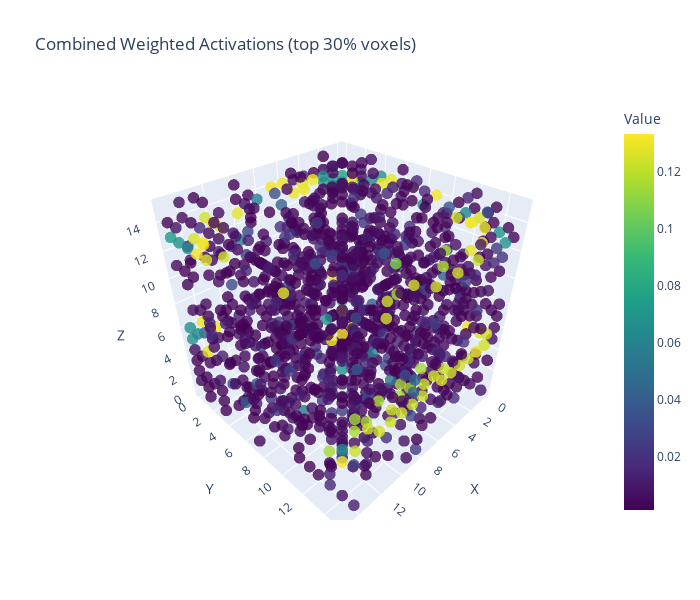

Notebook code for this chart:
### Code cell
# Interactive 3D scatter plot of high-activation voxels
def plot_3d_scatter(data, title, threshold_percentile=80, colorscale='Viridis'):
    """Plot voxels above threshold as 3D scatter points."""
    threshold = np.percentile(data, threshold_percentile)
    
    # Get coordinates of high-value voxels
    coords = np.where(data > threshold)
    values = data[coords]
    
    fig = go.Figure(data=go.Scatter3d(
        x=coords[0],
        y=coords[1],
        z=coords[2],
        mode='markers',
        marker=dict(
            size=4,
            color=values,
            colorscale=colorscale,
            opacity=0.8,
            colorbar=dict(title='Value')
        )
    ))
    
    fig.update_layout(
        title=f'{title} (top {100-threshold_percentile}% voxels)',
        scene=dict(
            xaxis_title='X',
            yaxis_title='Y', 
            zaxis_title='Z',
            aspectmode='cube'
        ),
        width=700,
        height=600
    )
    return fig

# Show combined activations from all layers
combined_activation = np.zeros(LATTICE_SHAPE)
layer_weights = multi_layer_model.get_layer_weights().detach().cpu().numpy()

for i, state in enumerate(layer_states):
    activation = state[0].cpu().numpy().reshape(LATTICE_SHAPE)
    combined_activation += layer_weights[i] * activation

fig = plot_3d_scatter(combined_activation, 'Combined Weighted Activations', threshold_percentile=70)
fig.show()

print(f"Layer weights: {layer_weights.round(3)}")

### Figure 1 — Plotly figure (JSON) as saved in the notebook; plotly's stock layout.template omitted (floating-point values rounded to 4 significant figures; data arrays with more than 128 entries replaced by an {"elided": "..."} marker saying what was removed)
{"data": [{"marker": {"color": {"elided": "1229 float values"}, "colorbar": {"title": {"text": "Value"}}, "colorscale": [[0, "#440154"], [0.1111, "#482878"], [0.2222, "#3e4989"], [0.3333, "#31688e"], [0.4444, "#26828e"], [0.5556, "#1f9e89"], [0.6667, "#35b779"], [0.7778, "#6ece58"], [0.8889, "#b5de2b"], [1, "#fde725"]], "opacity": 0.8, "size": 4}, "mode": "markers", "type": "scatter3d", "x": {"elided": "1229 int values"}, "y": {"elided": "1229 int values"}, "z": {"elided": "1229 int values"}}], "layout": {"height": 600, "scene": {"aspectmode": "cube", "xaxis": {"title": {"text": "X"}}, "yaxis": {"title": {"text": "Y"}}, "zaxis": {"title": {"text": "Z"}}}, "title": {"text": "Combined Weighted Activations (top 30% voxels)"}, "width": 700}}
